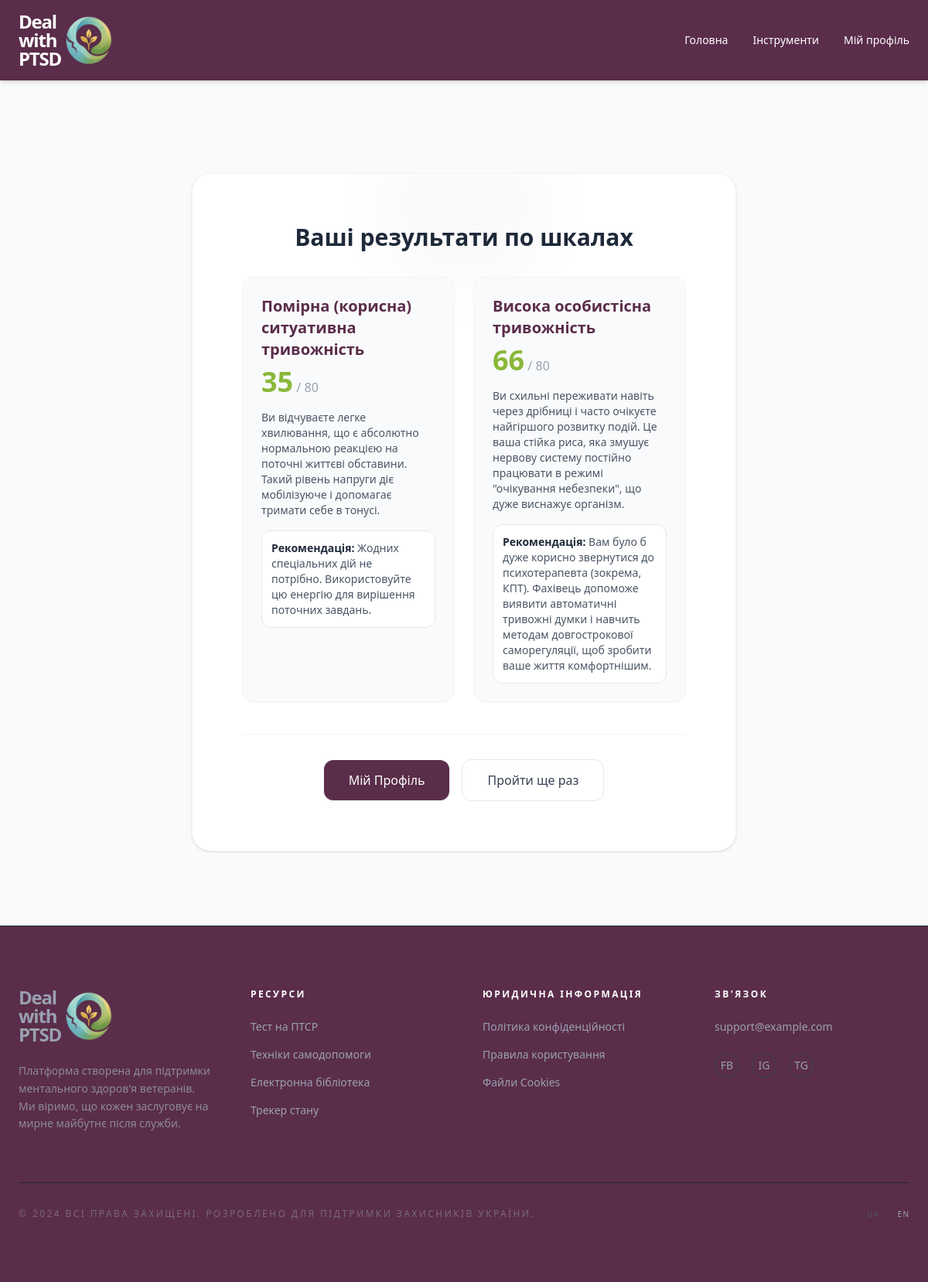
Screenshot of /tests/results/16/ (signed in) with the database file from the repository.
### assessments/models.py (models this page shows, shortened)
class ResultInterpretation(models.Model):
    assessment = models.ForeignKey(Assessment, on_delete=models.CASCADE, related_name='interpretations', verbose_name="Тест")
    min_score = models.PositiveIntegerField(verbose_name="Мінімальний бал")
    max_score = models.PositiveIntegerField(verbose_name="Максимальний бал")
    scale = models.CharField(max_length=50, blank=True, verbose_name="Шкала")
    result_title = models.CharField(max_length=200, verbose_name="Заголовок результату")
    result_text = models.TextField(verbose_name="Текст результату")
    recommendation = models.TextField(verbose_name="Рекомендація")
    is_high_risk = models.BooleanField(default=False, verbose_name="Високий ризик (червона іконка)")
    class Meta:
        ordering = ['min_score']
        verbose_name = "Інтерпретація результату"
        verbose_name_plural = "Інтерпретації результатів"

### assessments/views.py (the view, shortened to what this page needs)
# urls.py: path('results/<int:result_id>/', views.test_result_detail, name='test-result-detail'),
@login_required
def test_result_detail(request, result_id):
    result = get_object_or_404(TestResult.objects.select_related("assessment"), id=result_id, user=request.user)
    assessment = result.assessment
    has_scales = assessment.questions.exclude(scale='').exists()
    if has_scales and result.scale_scores:
        interpretations = []
        max_scores = {}
        for question in assessment.questions.prefetch_related('choices').all():
            if question.scale:
                choices = question.choices.all()
                if choices:
                    max_val = max(choice.value for choice in choices)
                    max_scores[question.scale] = max_scores.get(question.scale, 0) + max_val
        for scale_name, score in (result.scale_scores or {}).items():
            interp = assessment.interpretations.filter(
                scale=scale_name,
                min_score__lte=score,
                max_score__gte=score
            ).first()
            if interp:
                interp.actual_score = score
                interp.max_scale_score = max_scores.get(scale_name, 0)
                interpretations.append(interp)
        context = {
            'assessment': assessment,
            'is_multiscale': True,
            'interpretations': interpretations,
        }
    return render(request, 'assessments/test_result.html', context)

### assessments/templates/assessments/test_result.html (shortened to what this page needs)
{% extends "base.html" %}
{% block content %}
    <main class="bg-gray-50 min-h-screen py-16 sm:py-24 flex items-center">
        <div class="max-w-3xl mx-auto px-4 sm:px-6 lg:px-8 w-full mt-20 sm:mt-32">
            <div class="bg-white rounded-3xl shadow-sm border border-gray-100 overflow-hidden text-center p-10 md:p-16 relative">
                <div class="absolute top-0 left-1/2 transform -translate-x-1/2 -mt-10 w-40 h-40 bg-[#5a2d4a] opacity-5 rounded-full blur-3xl pointer-events-none"></div>
                {% if is_multiscale %}
                <h1 class="text-3xl font-bold text-gray-800 mb-8 relative z-10">Ваші результати по шкалах</h1>
                <div class="grid grid-cols-1 md:grid-cols-2 gap-6 mb-10 relative z-10">
                    {% for interp in interpretations %}
                        <div class="bg-gray-50 border border-gray-100 rounded-2xl p-6 text-left">
                            <h3 class="text-xl font-bold text-[#5a2d4a] mb-2">{{ interp.result_title }}</h3>
                            <div class="mb-4">
                                <span class="text-4xl font-extrabold text-[#89b83a]">{{ interp.actual_score }}</span>
                                <span class="text-gray-400 font-medium">/ {{ interp.max_scale_score }}</span>
                            </div>
                            <p class="text-gray-600 text-sm mb-4">{{ interp.result_text }}</p>
                            {% if interp.recommendation %}
                                <div class="bg-white rounded-xl p-3 border border-gray-200 text-sm">
                                    <strong class="text-gray-800">Рекомендація:</strong> <span class="text-gray-600">{{ interp.recommendation }}</span>
                                </div>
                            {% endif %}
                        </div>
                    {% endfor %}
                </div>
            {% endif %}
                <div class="flex flex-col sm:flex-row items-center justify-center gap-4 pt-8 border-t border-gray-100 relative z-10">
                    {% if user.is_authenticated %}
                        <a href="{% url 'accounts:profile' %}" class="w-full sm:w-auto px-8 py-3.5 text-base font-medium text-white bg-[#5a2d4a] rounded-xl hover:bg-[#4a243d] transition-all shadow-sm">
                            Мій Профіль
                        </a>
                    {% else %}
                        <a href="{% url 'accounts:register' %}" class="w-full sm:w-auto px-8 py-3.5 text-base font-medium text-white bg-[#5a2d4a] rounded-xl hover:bg-[#4a243d] transition-all shadow-sm">
                            Зберегти результат
                        </a>
                    {% endif %}
                    <a href="{% url 'assessments:about-test' test_slug=assessment.short_name %}" class="w-full sm:w-auto px-8 py-3.5 text-base font-medium text-gray-700 bg-white border border-gray-200 rounded-xl hover:bg-gray-50 hover:text-[#89b83a] hover:border-[#89b83a] transition-all">
                        Пройти ще раз
                    </a>
                </div>
            </div>
        </div>
    </main>
{% endblock %}

### rows the page displays
ResultInterpretation: result_title "Помірна (корисна) ситуативна тривожність", actual_score "35", max_scale_score "80", result_text "Ви відчуваєте легке хвилювання, що є абсолютно нормальною реакцією на поточні життєві обставини. Такий рівень напруги діє мобілізуюче і допомагає тримати себе в тонусі.", recommendation "Жодних спеціальних дій не потрібно. Використовуйте цю енергію для вирішення поточних завдань."
ResultInterpretation: result_title "Висока особистісна тривожність", actual_score "66", max_scale_score "80", result_text "Ви схильні переживати навіть через дрібниці і часто очікуєте найгіршого розвитку подій. Це ваша стійка риса, яка змушує нервову систему постійно працювати в режимі \"очікування небезпеки\", що дуже виснажує організм.", recommendation "Вам було б дуже корисно звернутися до психотерапевта (зокрема, КПТ). Фахівець допоможе виявити автоматичні тривожні думки і навчить методам довгострокової саморегуляції, щоб зробити ваше життя комфортнішим."
